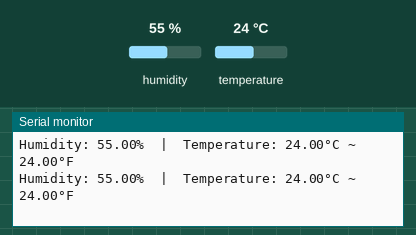
A sketch run on a simulated Arduino Uno, built with avr-gcc and run on an emulated ATmega328P. On the bench: the last lines printed to the serial monitor. Inputs (shaded band) come from the test bench; at power-on: humidity 55 %, temperature 24 °C.

Above: at 3.9 s.
4.0 s: humidity set to 22 %
At 6.6 s:
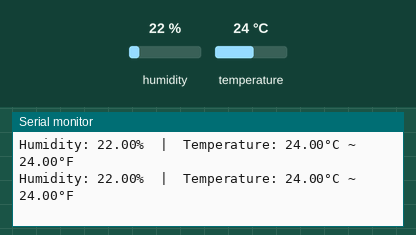
6.9 s: temperature set to 12 °C
At 8.9 s:
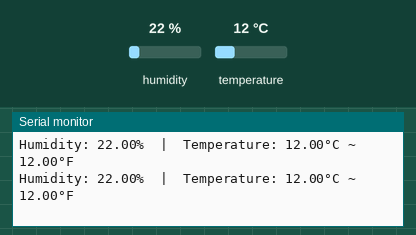
9.8 s: humidity set to 40 %
At 11.2 s:
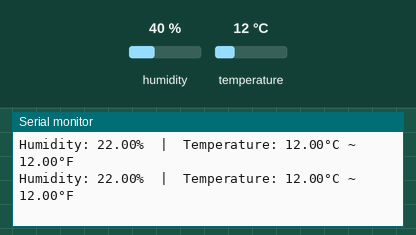
Timing chart, 0 to 12.8 s (numbered marks = the images above; inputs shaded):
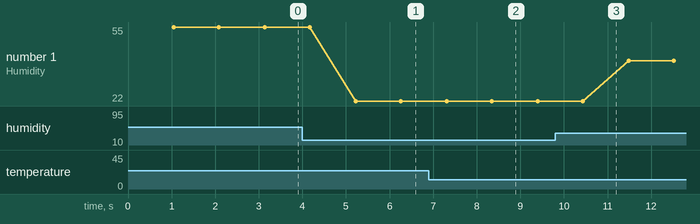

The sketch:

dht11_1.ino
```cpp
// This Program is developed to aquire sensor data from DHT22 Sensor
// Created by Dr. Nandkishor Motiram Dhawale and Kiran Ashok Shinde
// Date of Creation Dec 2020
// Project Name :  Aquire sensor data from DHT11 Sensor
// Recreated and Implemented by :- Kiran Shinde and Rohan Kulkarni. For PVPIT Budhgaon, I/C - R&D Cell
// Under Guidence of Dr.N.M.Dhawale, I/c- R&D Cell, P.V.P.I.T Budhgaon, Sangli, India in Dec 2020


#include "DHT.h"
#define DHTPIN 4
#define DHTTYPE DHT11

DHT dht(DHTPIN, DHTTYPE);

void setup() {
  Serial.begin(9600);
  dht.begin(); // initialize the sensor
}

void loop() {
  // wait a few seconds between measurements.
  delay(1000);

  // read humidity
  float humi  = dht.readHumidity();
  // read temperature as Celsius
  delay(10);
  float tempC = dht.readTemperature();
  delay(10);

  // read temperature as Fahrenheit
  float tempF = dht.readTemperature();
  delay(10);


  // check if any reads failed
  if (isnan(humi) || isnan(tempC) || isnan(tempF)) {
    Serial.println("Failed to read from DHT sensor!");
  } else {
    Serial.print("Humidity: ");
    Serial.print(humi);
    Serial.print("%");

    Serial.print("  |  ");

    Serial.print("Temperature: ");
    Serial.print(tempC);
    Serial.print("°C ~ ");
    Serial.print(tempF);
    Serial.println("°F");
  }
}
```

Measured:
- after the input at 4.0 s, the serial monitor: prints a new line after 1.2 s (image 1)
- after the input at 6.9 s, the serial monitor: prints a new line after 0.41 s (image 2)
- plotted number 1: 55 → 22 after the input at 4.0 s, 22 → 40 after the input at 9.8 s
